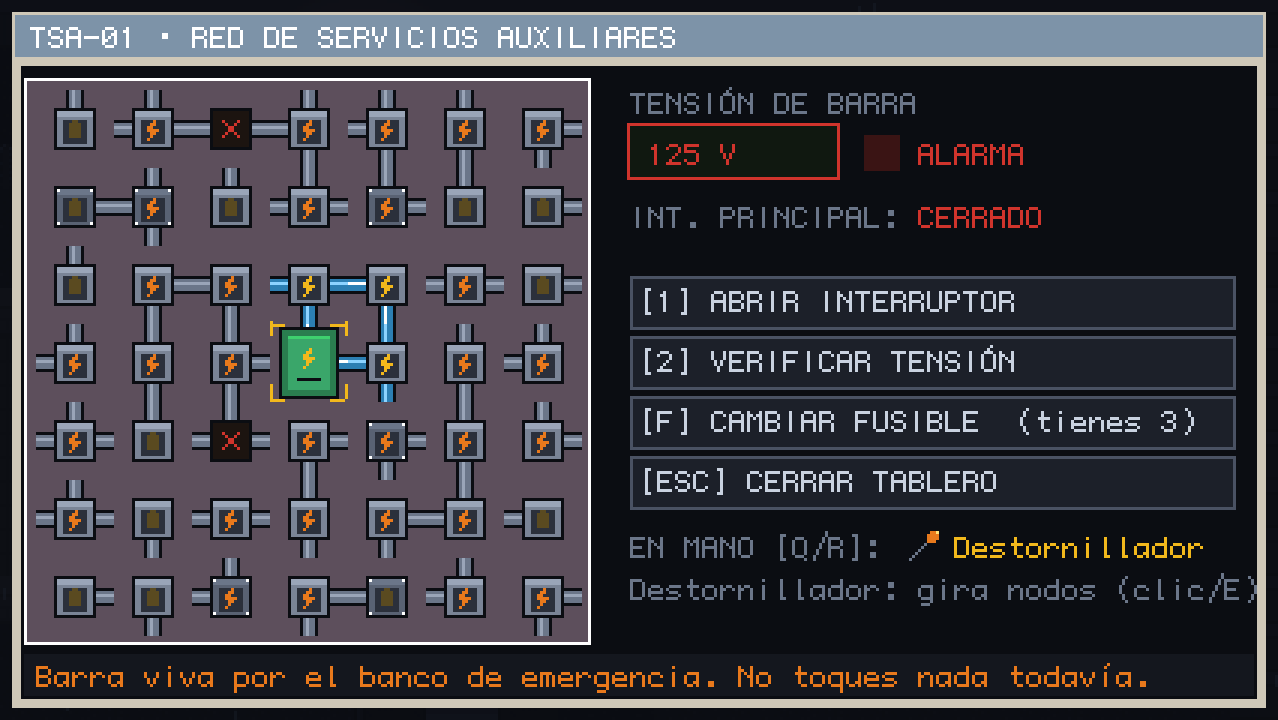
#> input picture avances/2026-10-22/01_antes_tablero_original.png, 1278 x 720 px
$ python -i gen_art.py   (imports and definitions only)
#> lines starting #> are read from the running program, lines starting #| are printed output that depends on the picture
"""Genera todo el pixel art placeholder del vertical slice.
Uso: python3 tools/gen_art.py   (requiere Pillow)"""
import os
import random
from PIL import Image

ROOT = os.path.join(os.path.dirname(__file__), "..", "assets")
# [1 line not run here, left out]


def h(c, a=255):
    return ((c >> 16) & 255, (c >> 8) & 255, c & 255, a)


# Paleta del juego
K, K2, DG, MG, LG, WH = h(0x0B0D12), h(0x1C2029), h(0x2B303B), h(0x4A5263), h(0x6B7689), h(0xC9D2E0)
Y, YD, YL = h(0xF2B81C), h(0xB98612), h(0xFFE27A)
OR, RD, RDD = h(0xE8791C), h(0xD0342C), h(0x7A1B1B)
BL, BLD = h(0x3FB6FF), h(0x1D5E99)
GR, GRD, GRDD = h(0x3ECF6E), h(0x2A7D4F), h(0x1B5236)
SK, SKD, HAIR = h(0xC98A5E), h(0x9C6642), h(0x2A1C14)
KH, KHD, NV, BT = h(0xB9A77A), h(0x8C7C55), h(0x2A3550), h(0x231A14)


def new(w, hh, c=(0, 0, 0, 0)):
    return Image.new("RGBA", (w, hh), c)


# [5 lines left out: function rect, not called in this run]


def px(im, x, y, c):
    rect(im, x, y, x, y, c)


def outline(im, c=K):
    src = im.copy()
    for y in range(im.height):
        for x in range(im.width):
            if src.getpixel((x, y))[3] == 0:
                for dx, dy in ((1, 0), (-1, 0), (0, 1), (0, -1)):
                    nx, ny = x + dx, y + dy
                    if 0 <= nx < im.width and 0 <= ny < im.height and src.getpixel((nx, ny))[3]:
                        im.putpixel((x, y), c)
                        break
    return im


# [4 lines left out: function save, not called in this run]


# ---------------------------------------------------------------- LEO
FW, FH = 20, 24


def leg(im, x0, x1, lift):
    rect(im, x0, 14, x1, 17 - lift, NV)
    rect(im, x0, 18 - lift, x1, 19 - lift, BT)


# [117 lines left out: functions helmet, leo, tint, leo_sheet, not called in this run]


# ---------------------------------------------------------------- TILES
T = 16


# [72 lines left out: functions noise_tile, tiles, not called in this run]


# ---------------------------------------------------------------- PROPS
def bolt(im, x, y, c=Y):
    for dx, dy in ((2, 0), (1, 1), (2, 1), (0, 2), (1, 2), (2, 2), (3, 2), (1, 3), (2, 3), (1, 4)):
        px(im, x + dx, y + dy, c)


# [289 lines left out: functions truck, gate, tsa, trafo, furniture, lamp and 4 more, not called in this run]


# [13 lines not run here, left out]

>>> import cv2
>>> picture = cv2.imread('../../avances/2026-10-22/01_antes_tablero_original.png', cv2.IMREAD_GRAYSCALE)
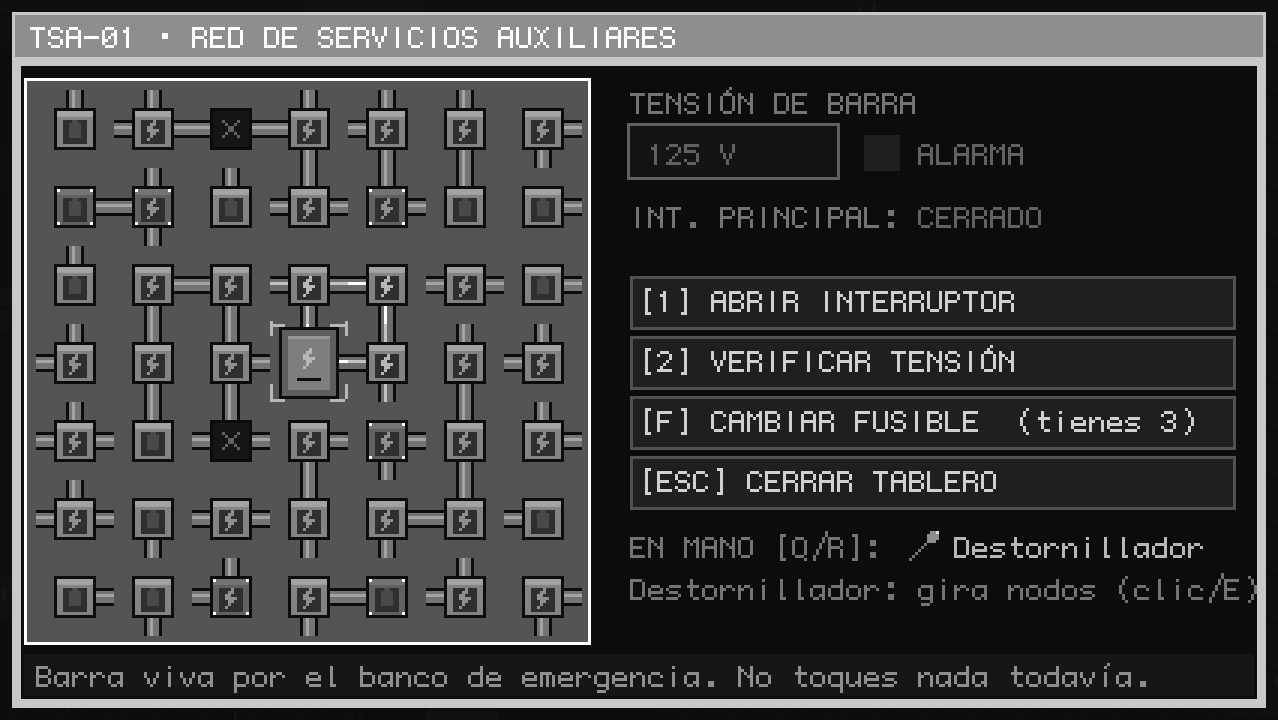
#> picture: shape (720, 1278); min 11, max 255, mean 62.5
>>> result = outline(picture)
#> (the run stopped early here; a loop or call above may not have finished)

$ run again, on avances/2026-10-22/02_antes_tablero_resuelto.png
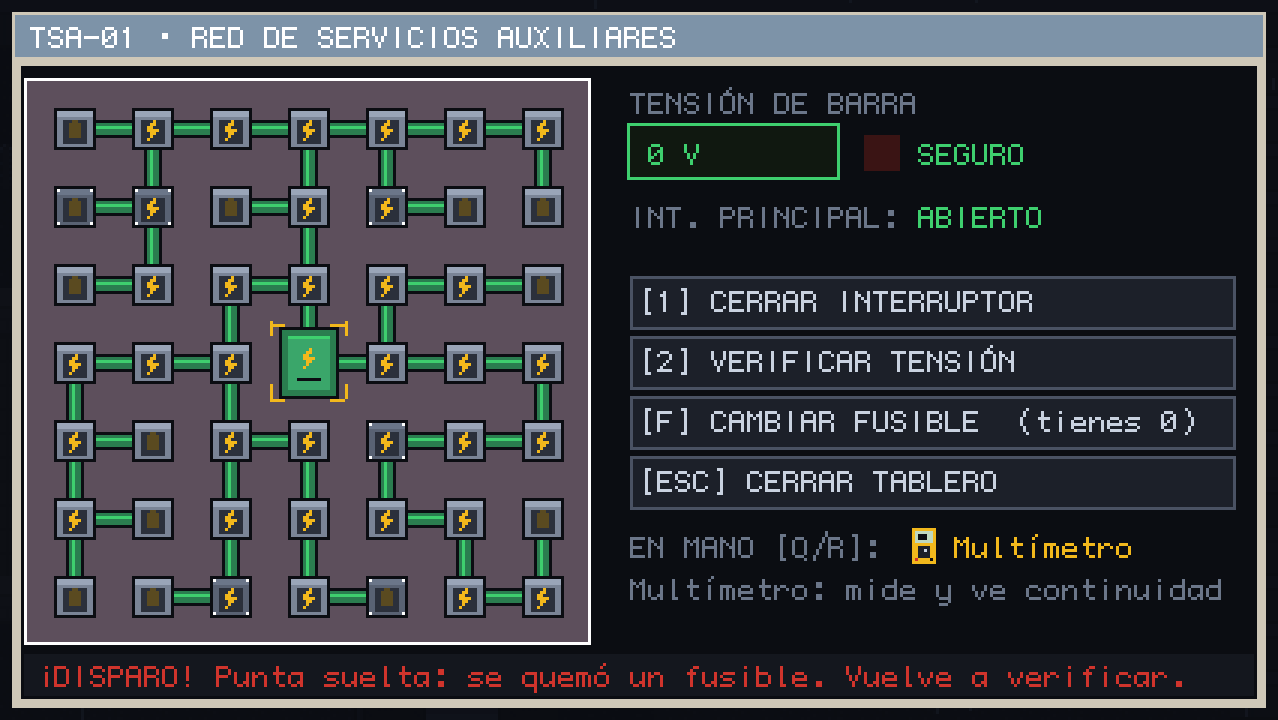
#> input picture avances/2026-10-22/02_antes_tablero_resuelto.png, 1278 x 720 px
#> `picture = cv2.imread('../../avances/2026-10-22/01_antes_tablero_origin..`:
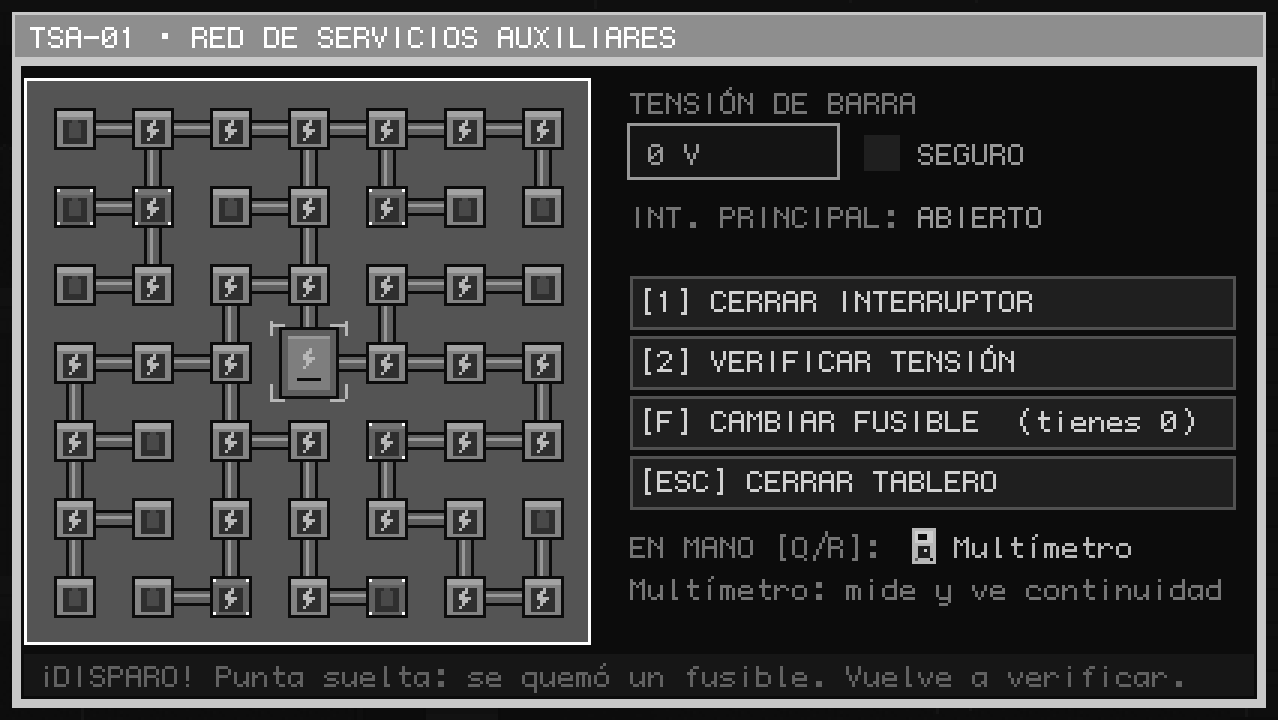
#> picture: shape (720, 1278); min 11, max 255, mean 62.4

$ run again, on avances/2026-10-22/03_iteracion1_paso1.png
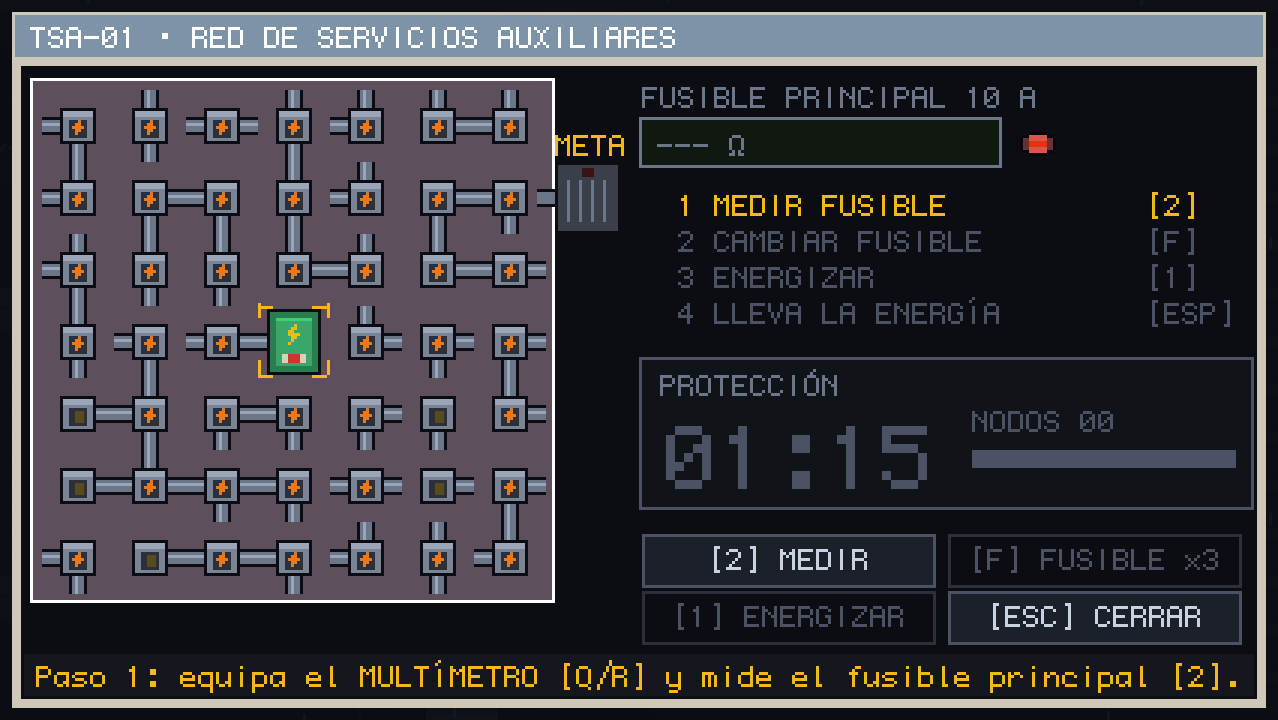
#> input picture avances/2026-10-22/03_iteracion1_paso1.png, 1278 x 720 px
#> `picture = cv2.imread('../../avances/2026-10-22/01_antes_tablero_origin..`:
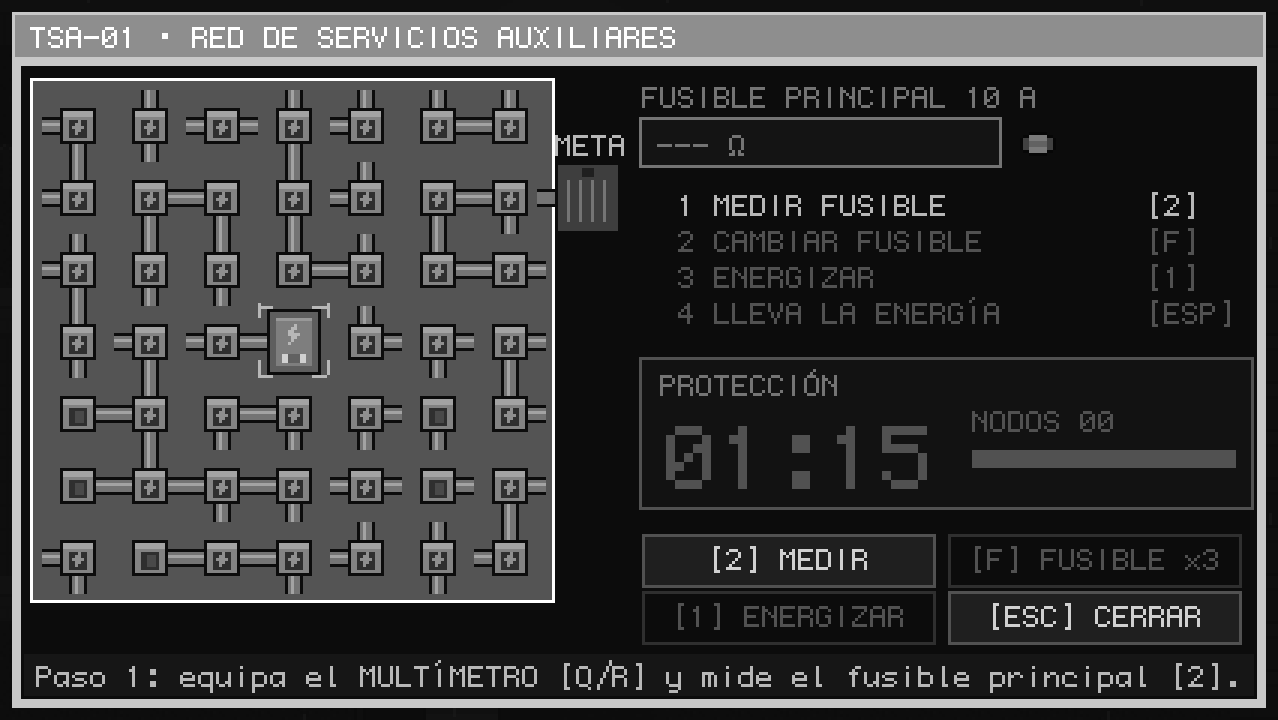
#> picture: shape (720, 1278); min 7, max 255, mean 57.9
